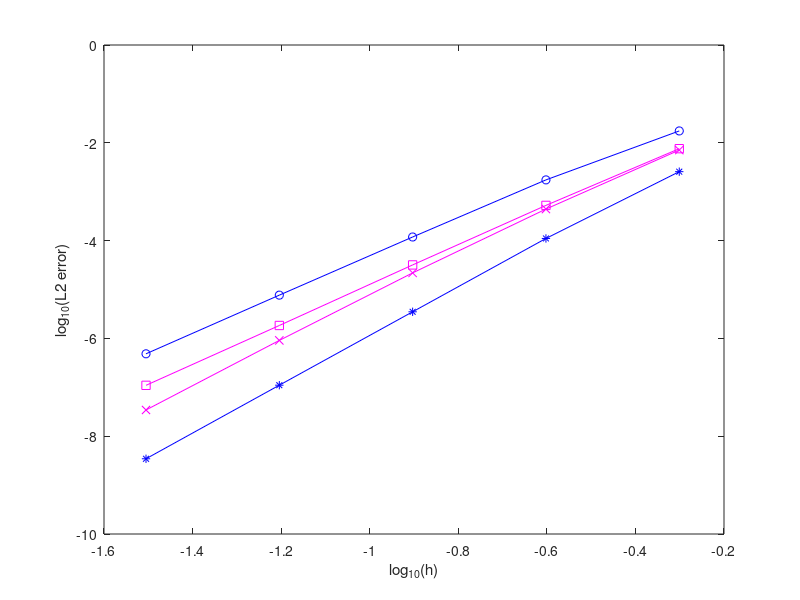

This chart was generated by the following MATLAB code: (Note: this script raises an error after producing the figure.)
load Laplace/errors_P3_tau1
errorHDG_tau1=errorHDG; errorHDGpost_tau1=errorHDGpost;

load Laplace/errors_P3_tau100
errorHDG_tau100=errorHDG; errorHDGpost_tau100=errorHDGpost;

load Laplace/errors_P3_tau1singleface
errorHDG_tau1sf=errorHDG; errorHDGpost_tau1sf=errorHDGpost;

load Laplace/errors_P3_tau100singleface
errorHDG_tau100sf=errorHDG; errorHDGpost_tau100sf=errorHDGpost;

h=0.5*0.5.^[0:4];

figure(11),clf
plot(log10(h),log10(errorHDG_tau1),'bo-',log10(h),log10(errorHDGpost_tau1),'b-*'...
    ,log10(h),log10(errorHDG_tau100),'ms-',log10(h),log10(errorHDGpost_tau100),'m-x')
xlabel('log_{10}(h)'), ylabel('log_{10}(L2 error)')
legend('HDG \tau=1','HDG post \tau=1','HDG \tau=100','HDG post \tau=100',4)
title('HDG with \tau in all faces')

figure(12),clf
plot(log10(h),log10(errorHDG_tau1sf),'bo-',log10(h),log10(errorHDGpost_tau1sf),'b-*'...
    ,log10(h),log10(errorHDG_tau100sf),'ms-',log10(h),log10(errorHDGpost_tau100sf),'m-x')
xlabel('log_{10}(h)'), ylabel('log_{10}(L2 error)')
legend('HDG \tau=1','HDG post \tau=1','HDG \tau=100','HDG post \tau=100',4)
title('HDG with \tau in one face per element (SINGLE FACE)')

figure(13),clf
loglog(h,errorHDG_tau1sf,'bo-',h,errorHDGpost_tau1sf,'m-*','LineWidth',2)
xlabel('Element size'), ylabel('L2 error')
% legend('HDG \tau=1','HDG post \tau=1','HDG \tau=100','HDG post \tau=100',4)
% title('HDG with \tau in one face per element (SINGLE FACE)')

